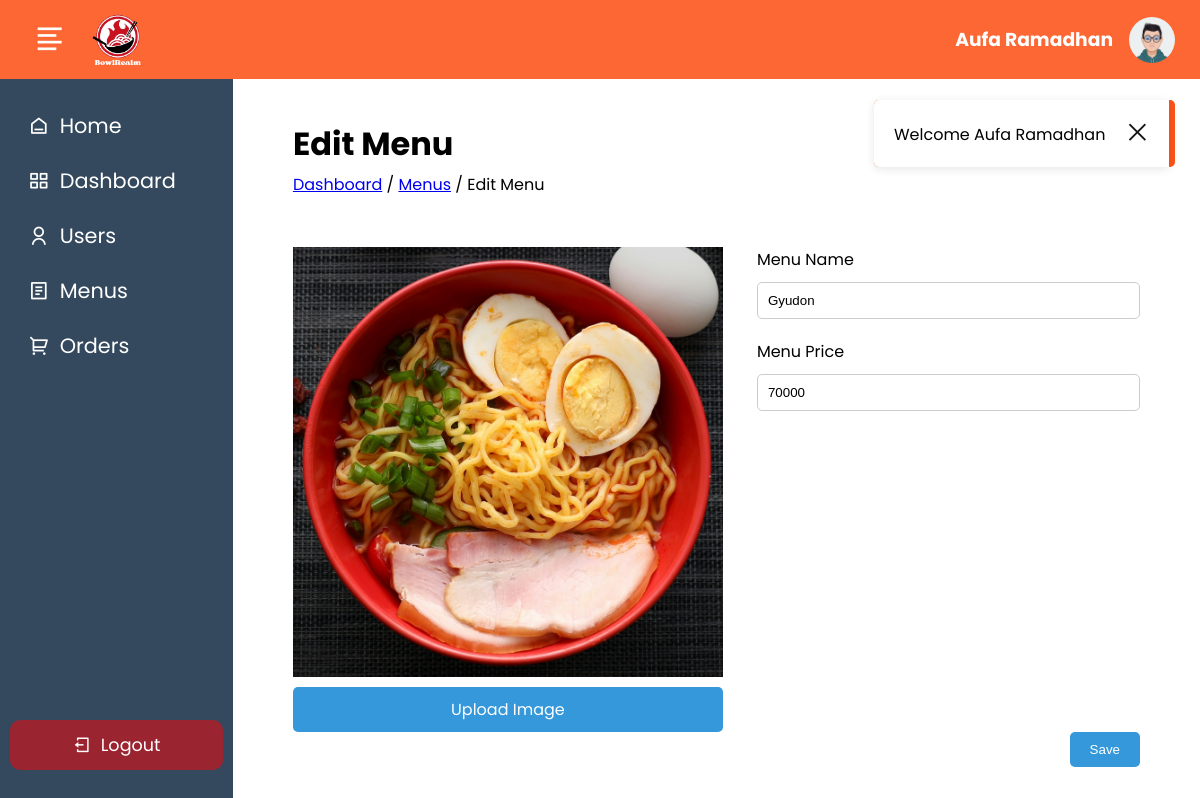
The page /__backend/index.php?page=edit_menu&menu_id=9 (signed in) on the database its author committed.
### tables this page shows
CREATE TABLE `menu` (
  `menu_id` int NOT NULL,
  `menu_img` longtext NOT NULL,
  `menu_ctg` varchar(255) NOT NULL,
  `menu_name` varchar(255) NOT NULL,
  `menu_price` varchar(255) NOT NULL
);

### function.php (called while the page is built, shortened)
<?php
function base_url($path = '')
{
    return BASE_URL . $path;
}
function koneksi()
{
    return mysqli_connect("localhost", "root", "", "pw2024_tubes_233040028");
}
function array_query($query)
{
    $conn = koneksi();
    $result = mysqli_query($conn, $query);
    if (mysqli_num_rows($result) == 1) {
        $rows = mysqli_fetch_assoc($result);
    } else {
        while ($row = mysqli_fetch_assoc($result)) {
            $rows[] = $row;
        }
    }
    return $rows;
}

### __backend/menu/edit_menu.php (the view, shortened to what this page needs)
<?php
if (isset($_GET['menu_id'])) :
    $menu = array_query("SELECT * FROM menu WHERE menu_id = " . $_GET['menu_id']);
endif;
?>
<div class="page">
    <a href="index.php?page=index">Dashboard</a> / <a href="index.php?page=menu">Menus</a> / Edit Menu
</div>
<form action="" method="POST" enctype="multipart/form-data">
    <div class="flex wrap-form">
        <div class="add-img">
            <img src="<?= base_url("assets/upload/$menu[menu_img]") ?>" class="img-preview">
            <label class="btn" for="image">Upload Image</label>
        </div>
        <div class="col">
            <div class="form-group">
                <label for="menu_name">Menu Name</label>
                <input type="text" name="menu_name" id="menu_name" value="<?= $menu['menu_name'] ?>">
            </div>
            <div class="form-group">
                <label for="menu_price">Menu Price</label>
                <input type="number" name="menu_price" id="menu_price" value="<?= $menu['menu_price'] ?>">
            </div>
        </div>
    </div>
    <button type="submit" name="submit" class="btn btn-primary float-right">Save</button>
</form>

### __backend/assets/style.css (style rules this page uses)
:root { --primary-100-color: #ffece6; --primary-200-color: #fed9cc; --primary-800-color: #fd6733; --primary-900-color: #fc541a; --secondary-100-color: #fc4100; --black-100-color: #151515; }
* { margin: 0; padding: 0; box-sizing: border-box; }
body { font-family: "Poppins", sans-serif; height: 100vh; overflow-y: hidden; }
.flex { display: flex; gap: 34px; }
.col { flex: 1; }
.form-group { display: flex; flex-direction: column; }
.form-group label { margin-bottom: 10px; }
.form-group input, .form-group select { padding: 10px; margin-bottom: 20px; border-radius: 5px; border: 1px solid #ccc; }
.btn { padding: 10px 20px; color: #fff; border: none; border-radius: 5px; cursor: pointer; text-decoration: none; background-color: #3498db; text-align: center; }
.btn-primary { background-color: #3498db; }
.float-right { float: right; }
.wrap-form { margin-top: 50px; }
.add-img { display: flex; flex: 0.4; flex-direction: column; }
.add-img img { width: 430px; height: 430px; }
.add-img label { margin-top: 10px; }

### rows shown on the page
menu: menu_img (picture), menu_name "Gyudon", menu_price "70000"

### other values the page prints
$_SESSION['fullname'] "Aufa Ramadhan"
$title "Edit Menu"
$_SESSION['message'] "Welcome Aufa Ramadhan"
